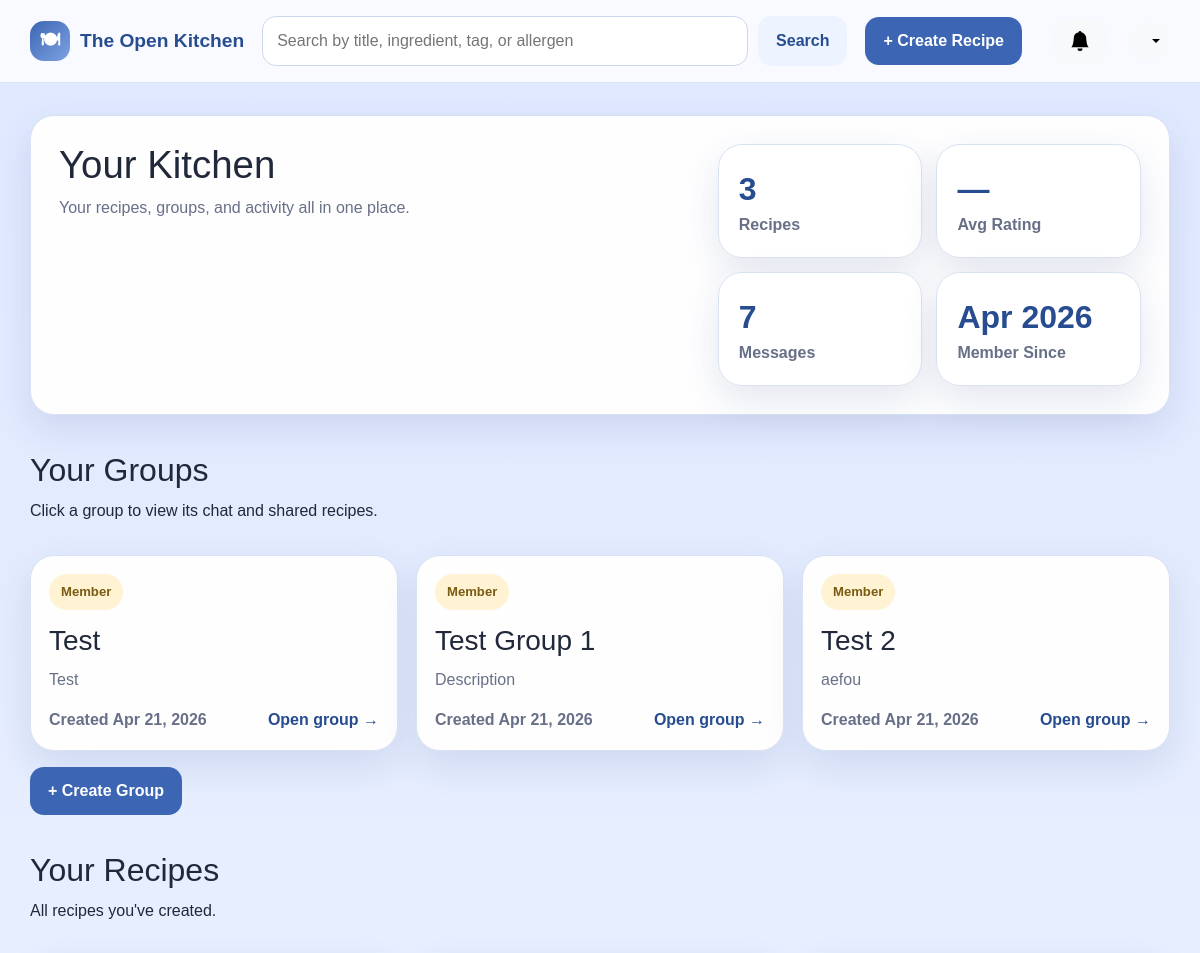
Before: /groups (signed in, upper part) with the older database file.
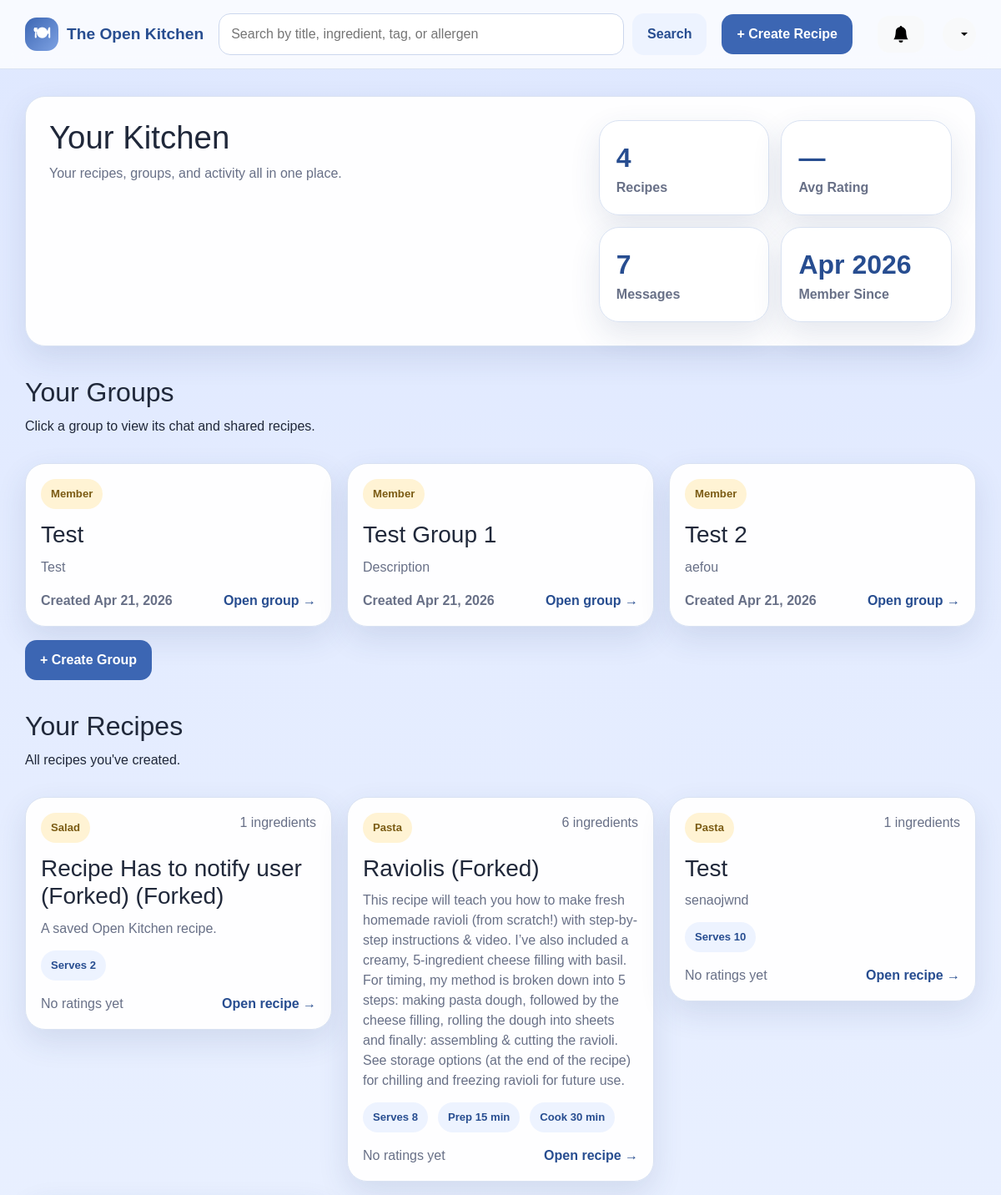
After: the same page with the newer database file.
### app/models.py (models this page shows, shortened)
class Category(db.Model):
    __tablename__ = 'categories'
    id = db.Column(db.Integer, primary_key=True)
    name = db.Column(db.String(32), unique=True, nullable=False)

class Recipe(db.Model):
    __tablename__ = 'recipes'
    id = db.Column(db.Integer, primary_key=True)
    authorID = db.Column(db.Integer, db.ForeignKey('users.id'), nullable=False)
    title = db.Column(db.String(150), nullable=False)
    description = db.Column(db.Text, nullable=True)
    instructions = db.Column(db.Text, nullable=False)
    forkedFrom = db.Column(db.Integer, db.ForeignKey('recipes.id'), nullable=True)
    baseServings = db.Column(db.Integer, nullable=False)
    prepTime = db.Column(db.Integer, nullable=True)
    cookTime = db.Column(db.Integer, nullable=True)
    dateCreated = db.Column(db.DateTime, nullable=False, default=datetime.now)
    ingredients = db.relationship('Ingredient', backref='recipe', lazy=True, cascade='all, delete-orphan')
    categories = db.relationship('RecipeCategory', backref='recipe', lazy=True, cascade='all, delete-orphan')
    dietary_tags = db.relationship('RecipeDietaryTag', backref='recipe', lazy=True, cascade='all, delete-orphan')
    allergens = db.relationship('RecipeAllergen', backref='recipe', lazy=True, cascade='all, delete-orphan')

### app/routes.py (the view)
@app.route('/groups')
@login_required
def my_groups():
    user = get_current_user()
    user_groups = (
        db.session.query(Group)
        .join(GroupMember, Group.id == GroupMember.groupID)
        .filter(GroupMember.userID == user.id)
        .all()
    )
    user_recipes = Recipe.query.filter_by(authorID=user.id).order_by(Recipe.dateCreated.desc()).all()
    recipe_data = [_recipe_card_data(r) for r in user_recipes]
    saved_query = (
        db.session.query(Recipe)
        .join(SavedRecipe, Recipe.id == SavedRecipe.recipeID)
        .filter(SavedRecipe.userID == user.id)
        .all()
    )
    saved_recipes = [_recipe_card_data(r) for r in saved_query]
    message_count = GroupMessage.query.filter_by(senderID=user.id).count()
    ratings = (
        db.session.query(func.avg(Rating.stars))
        .join(Recipe, Rating.recipeID == Recipe.id)
        .filter(Recipe.authorID == user.id)
        .scalar()
    )
    avg_rating = round(ratings, 1) if ratings else None
    return render_template('groups/index.html',
                           user=user,
                           groups=user_groups,
                           recipe_data=recipe_data,
                           saved_recipes=saved_recipes,
                           message_count=message_count,
                           avg_rating=avg_rating)

### app/routes.py (called while the page is built)
def login_required(f):
    @wraps(f)
    def decorated_function(*args, **kwargs):
        if 'user_id' not in session:
            flash('Please log in to access this page.', 'warning')
            return redirect(url_for('login'))
        return f(*args, **kwargs)
    return decorated_function

def get_current_user():
    if 'user_id' in session:
        return User.query.get(session['user_id'])
    return None

def current_user_id():
    return session.get('user_id')

def _get_avg_rating(recipe_id):
    result = db.session.query(func.avg(Rating.stars), func.count(Rating.id)).filter_by(recipeID=recipe_id).one()
    avg = round(result[0], 1) if result[0] else None
    count = result[1]
    return avg, count

def _get_notifications():
    uid = current_user_id()
    if uid is None:
        return []
    return Notification.query.filter_by(userID=uid).order_by(Notification.dateCreated.desc()).all()

@app.context_processor
def inject_notifications():
    notifications = _get_notifications()
    has_unread = any(not n.isRead for n in notifications)
    return dict(notifications=notifications, has_unread=has_unread)

### app/templates/groups/index.html (shortened to what the changed rows need)
{% extends "base.html" %}
{% block content %}
<section class="hero-card">
    <div>
        <h1>Your Kitchen</h1>
    </div>
    <div class="stats-panel">
        <div class="stat-card">
            <span class="stat-number">{{ recipe_data|length }}</span>
            <span class="stat-label">Recipes</span>
        </div>
    </div>
</section>
<section class="section-head" style="margin-top: 36px;">
    <div>
        <h2>Your Groups</h2>
    </div>
</section>
<section class="section-head" style="margin-top: 36px;">
    <div>
        <h2>Your Recipes</h2>
    </div>
</section>
{% if recipe_data %}
<div class="card-grid">
    {% for item in recipe_data %}
    <a href="{{ url_for('view_recipe', recipe_id=item.recipe.id) }}" class="recipe-card-link">
        <article class="recipe-card">
            <div class="recipe-card-top">
                <span class="mini-pill">{{ item.category_names[0] if item.category_names else 'Recipe' }}</span>
                <span class="muted-small">{{ item.ingredient_count }} ingredients</span>
            </div>
            <h3>{{ item.recipe.title }}</h3>
            <p>{{ item.recipe.description or 'A saved Open Kitchen recipe.' }}</p>
            <div class="pill-row">
                <span class="pill">Serves {{ item.recipe.baseServings }}</span>
                {% if item.recipe.prepTime %}<span class="pill">Prep {{ item.recipe.prepTime }} min</span>{% endif %}
                {% if item.recipe.cookTime %}<span class="pill">Cook {{ item.recipe.cookTime }} min</span>{% endif %}
            </div>
            <div class="recipe-card-footer">
                {% if item.avg_rating %}
                <span class="card-stars">
                    {% for i in range(1, 6) %}
                        <span class="{% if i <= item.avg_rating|round(0,'floor')|int %}star-on{% else %}star-off{% endif %}">★</span>
                    {% endfor %}
                    <span class="rating-score">{{ item.avg_rating }} ({{ item.rating_count }})</span>
                </span>
                {% else %}
                <span class="muted-small no-rating">No ratings yet</span>
                {% endif %}
                <span>Open recipe →</span>
            </div>
        </article>
    </a>
    {% endfor %}
</div>
{% else %}
<div class="empty-state">
    <h3>No recipes yet</h3>
    <p>Create your first recipe to see it here.</p>
    <a href="{{ url_for('create_recipe') }}" class="btn btn-primary">Create Recipe</a>
</div>
{% endif %}
{% endblock %}

Changed rows visible on the page:
now on this page (row unchanged): Category: name "Salad"
added Recipe: recipe "Recipe Has to notify user (Forked) (Forked)", recipe "A saved Open Kitchen recipe.", recipe.baseServings "2"
now on this page (row unchanged): Category: name "Pasta" "Pasta"
now on this page (row unchanged): Recipe: recipe "Raviolis (Forked)", recipe "This recipe will teach you how to make fresh homemade ravioli (from scratch!) with step-by-step instructions & video. I’ve also included a creamy, 5-ingredient cheese filling with basil. For timing, my method is broken down into 5 steps: making pasta dough, followed by the cheese filling, rolling the dough into sheets and finally: assembling & cutting the ravioli. See storage options (at the end of the recipe) for chilling and freezing ravioli for future use.", recipe.baseServings "8", recipe.prepTime "15", recipe.cookTime "30"
now on this page (row unchanged): Recipe: recipe "Test", recipe "senaojwnd", recipe.baseServings "10"
Other visible differences:
{{ recipe_data|length }}: "3" → "4"
new list line: "1 ingredients Serves No ratings yet Open recipe →"
new list line: "6 ingredients Serves Prep min Cook min No ratings yet Open recipe →"
